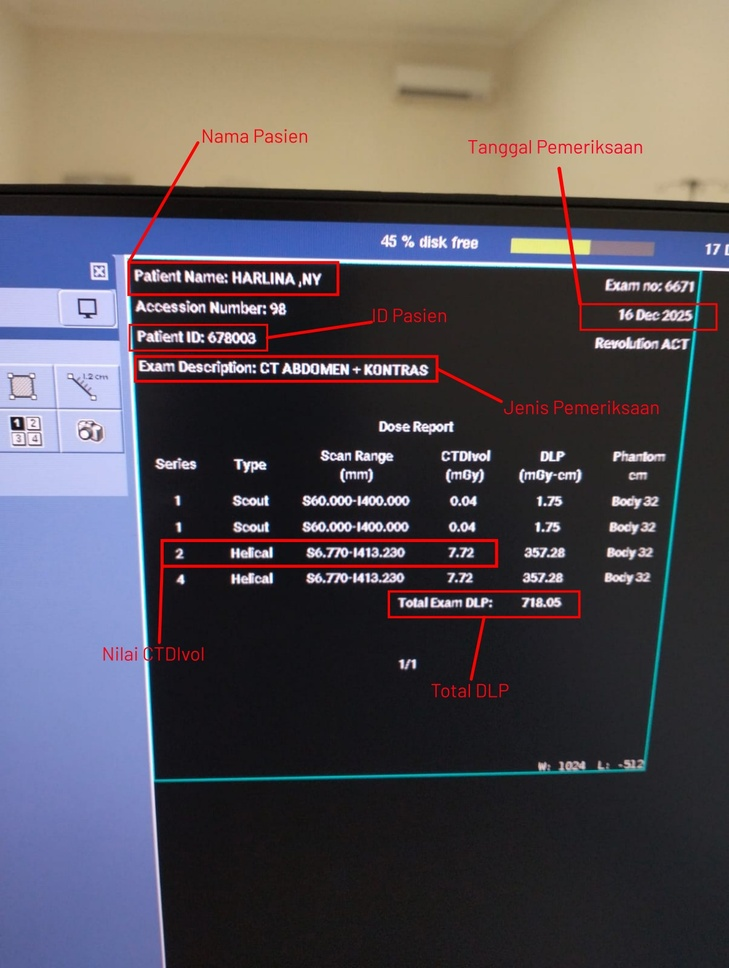
#> input picture data hasil scan.jpeg, 729 x 968 px, shrunk from 1185 x 1575 before the run
$ python test_debug.py
#> lines starting #> are read from the running program, lines starting #| are printed output that depends on the picture; after the words box and inside, x2 and y2 are one past the last pixel; in counts of white or black regions, pixels touching at a corner belong together
import cv2
import pytesseract
import numpy as np

# Configure tesseract
pytesseract.pytesseract.tesseract_cmd = r'C:\Program Files\Tesseract-OCR\tesseract.exe'

# Read image
img = cv2.imread('data hasil scan.jpeg')
#> img is the input picture: shape (968, 729, 3); mean B, G, R 85.4, 80.1, 85.6
print(f'Image loaded: {img is not None}')
#| Image loaded: True
if img is not None:
    h, w = img.shape[:2]
#> h = 968; w = 729
    print(f'Image size: {w}x{h}')
#| Image size: 729x968

    # Convert to grayscale
    gray = cv2.cvtColor(img, cv2.COLOR_BGR2GRAY)
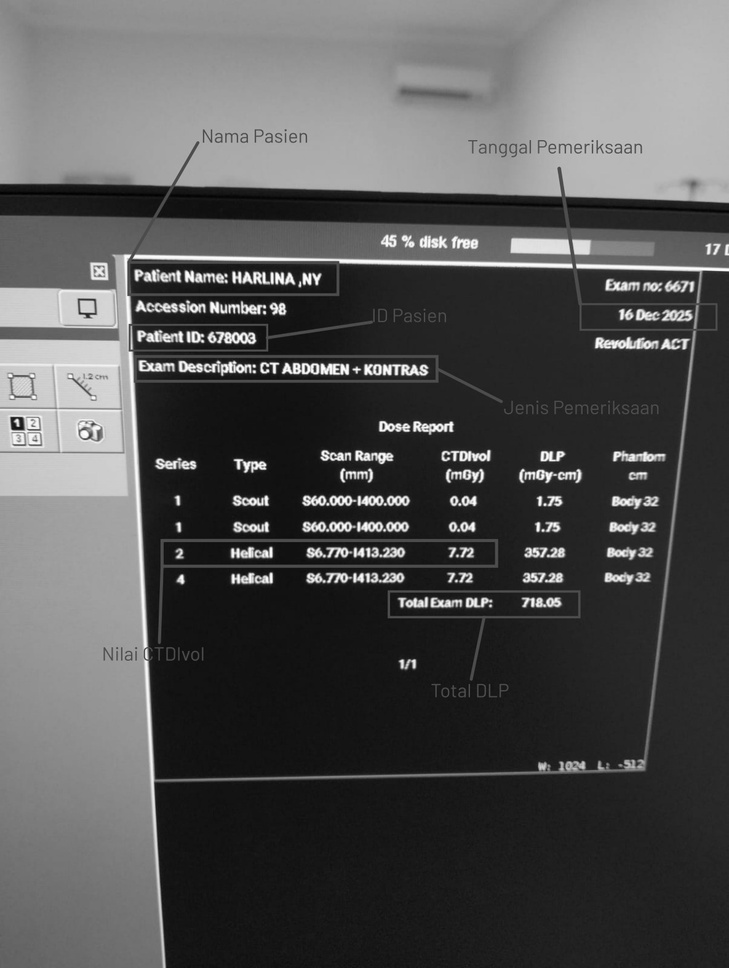
#> gray: shape (968, 729); min 0, max 255, mean 82.4

    # Invert colors (dark background to white background for better OCR)
    inverted = 255 - gray
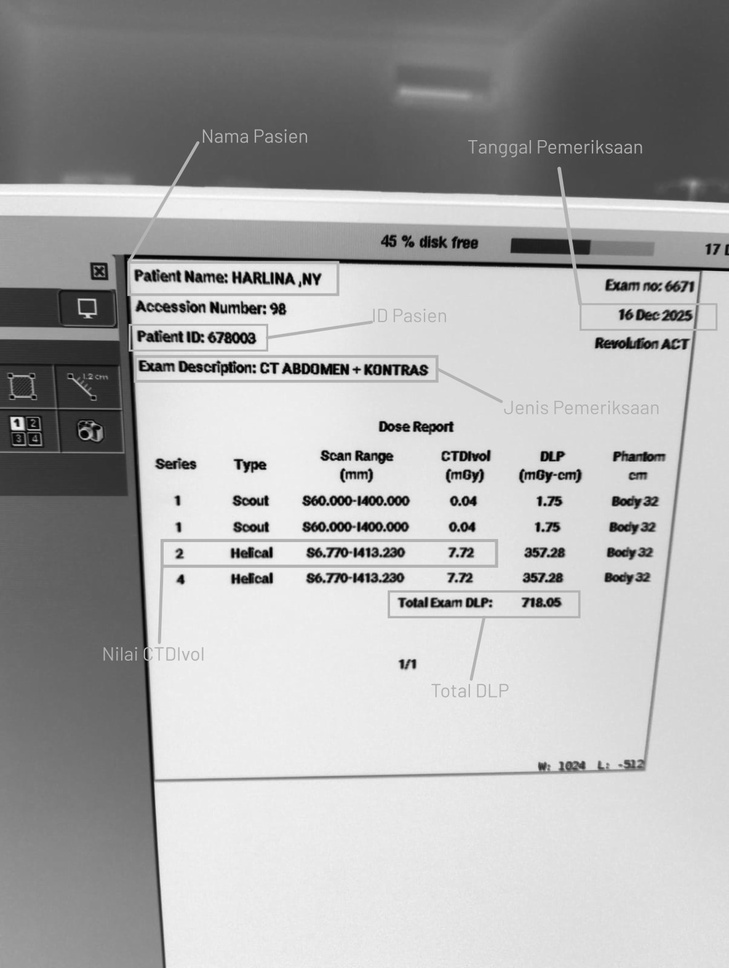
#> inverted: shape (968, 729); min 0, max 255, mean 172.6

    # Apply Otsu thresholding
    _, thresh = cv2.threshold(inverted, 0, 255, cv2.THRESH_BINARY + cv2.THRESH_OTSU)
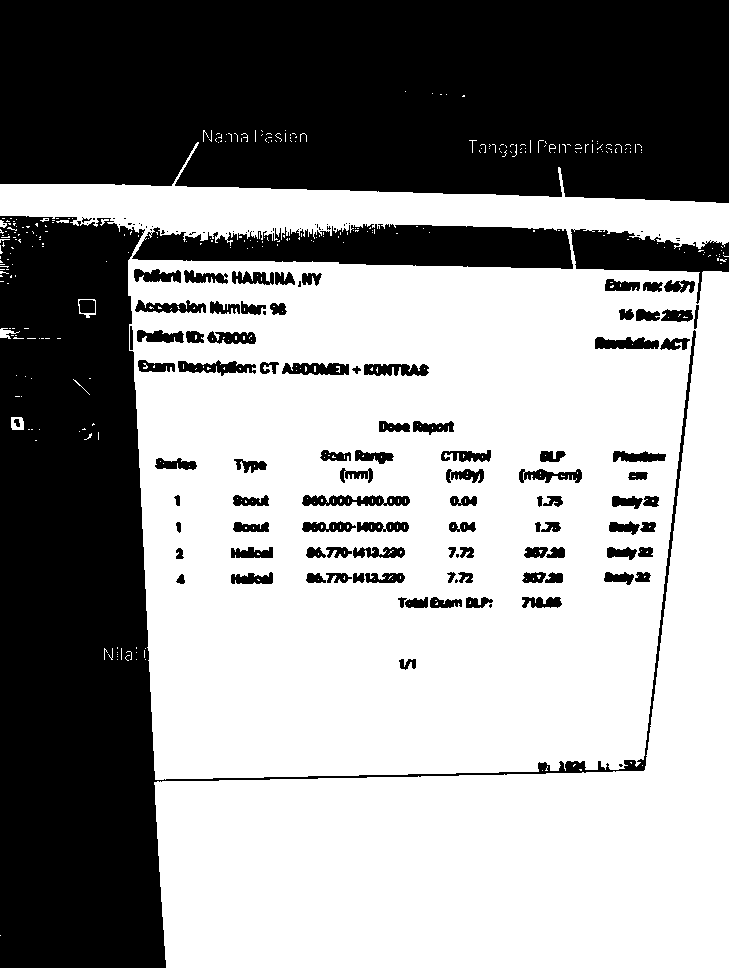
#> thresh: shape (968, 729); 58.8% white; 143 black regions (49 under 20 px), largest, box (x1, y1, x2, y2) and area: (0, 0, 729, 203) 138921, (0, 216, 696, 968) 110793, (132, 224, 573, 269) 14274

    # Save for debugging
    cv2.imwrite('debug_preprocessed.png', thresh)
    print('Preprocessed image saved to debug_preprocessed.png')

    # OCR with different configs
    configs = [
        ('--oem 3 --psm 6', 'Uniform block'),
        ('--oem 3 --psm 4', 'Column of text'),
        ('--oem 3 --psm 11', 'Sparse text'),
        ('--oem 3 --psm 3', 'Fully automatic'),
    ]

    for config, desc in configs:
        print(f'\n=== {desc} ({config}) ===')
#> (the run stopped early here; a loop or call above may not have finished)

$ run again, with hasil cek.jpeg copied over data hasil scan.jpeg
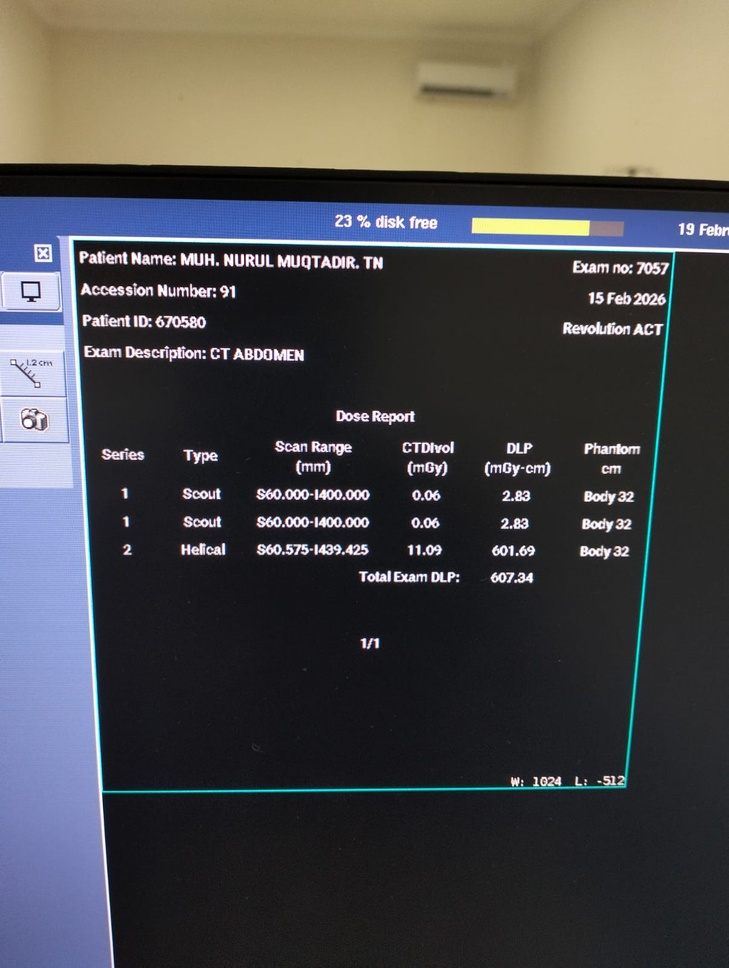
#> input picture hasil cek.jpeg, 729 x 968 px, shrunk from 1204 x 1600 before the run
#> img is the input picture: shape (968, 729, 3); mean B, G, R 74.4, 73.3, 73.9
#| Image loaded: True
#| Image size: 729x968
#> `inverted = 255 - gray`:
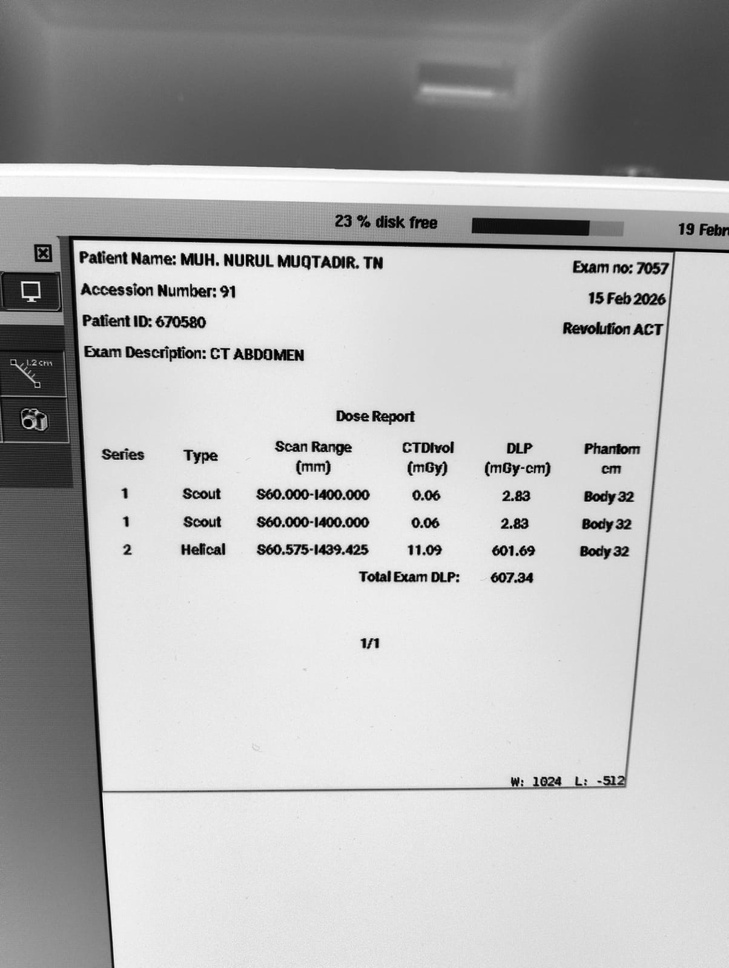
#> inverted: shape (968, 729); min 0, max 255, mean 181.4
#> `_, thresh = cv2.threshold(inverted, 0, 255, cv2.THRESH_BINARY + cv2.TH..`:
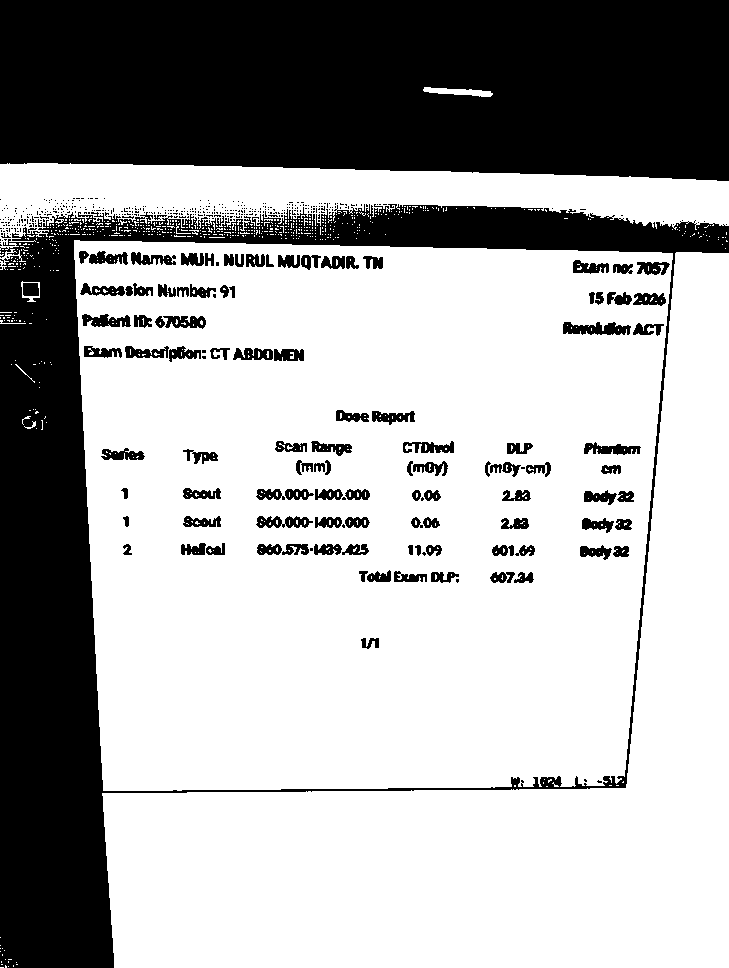
#> thresh: shape (968, 729); 66.8% white; 507 black regions (401 under 20 px), largest, box (x1, y1, x2, y2) and area: (0, 0, 729, 181) 123664, (0, 204, 729, 968) 89910, (563, 322, 631, 335) 612
